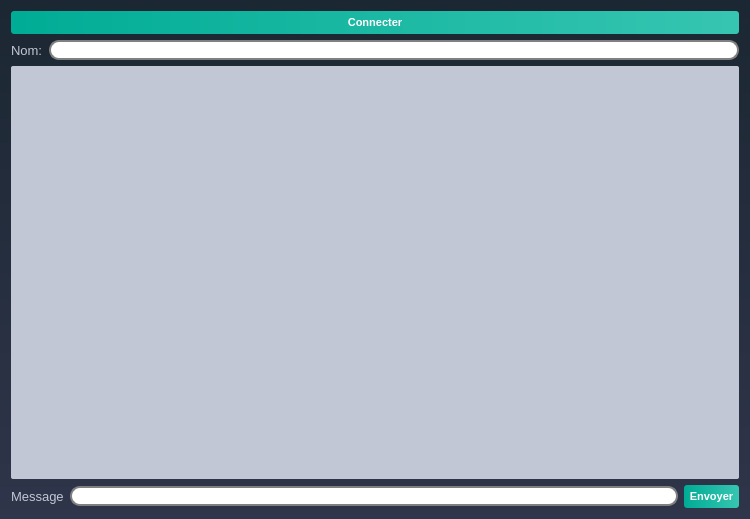
<?xml version="1.0" encoding="UTF-8"?>
<ui version="4.0">
 <class>Widget</class>
 <widget class="QWidget" name="Widget">
  <property name="geometry">
   <rect>
    <x>0</x>
    <y>0</y>
    <width>750</width>
    <height>519</height>
   </rect>
  </property>
  <property name="windowTitle">
   <string>Widget</string>
  </property>
  <property name="styleSheet">
   <string notr="true">/*-----QWidget-----*/

QWidget

{

	background-color: qlineargradient(spread:repeat, x1:1, y1:0, x2:1, y2:1, stop:0 rgba(27, 39, 50, 255),stop:1 rgba(47, 53, 74, 255));

	color: #000000;



}





/*-----QLabel-----*/

QLabel

{

	background-color: transparent;

	color: #c2c7d5;

	font-size: 13px;



}





/*-----QPushButton-----*/

QPushButton

{

	background-color: qlineargradient(spread:pad, x1:0, y1:0.511, x2:1, y2:0.511, stop:0 rgba(0, 172, 149, 255),stop:0.995192 rgba(54, 197, 177, 255));

	color: #fff;

	font-size: 11px;

	font-weight: bold;

	border: none;

	border-radius: 3px;

	padding: 5px;



}





QPushButton::pressed

{

	background-color: qlineargradient(spread:pad, x1:0, y1:0.511, x2:1, y2:0.511, stop:0 rgba(0, 207, 179, 255),stop:1 rgba(70, 255, 230, 255));



}





/*-----QCheckBox-----*/

QCheckBox

{

	background-color: transparent;

	color: #fff;

	font-size: 10px;

	font-weight: bold;

	border: none;

	border-radius: 5px;



}





/*-----QCheckBox-----*/

QCheckBox::indicator

{

    color: #b1b1b1;

    background-color: #323232;

    border: 1px solid darkgray;

    width: 12px;

    height: 12px;



}





QCheckBox::indicator:checked

{

    image:url(&quot;./ressources/check.png&quot;);

	background-color: qlineargradient(spread:pad, x1:0, y1:0.511, x2:1, y2:0.511, stop:0 rgba(0, 172, 149, 255),stop:0.995192 rgba(54, 197, 177, 255));;

    border: 1px solid #607cff;



}





QCheckBox::indicator:unchecked:hover

{

    border: 1px solid #08b099;



}





QCheckBox::disabled

{

	color: #656565;



}





QCheckBox::indicator:disabled

{

	background-color: #656565;

	color: #656565;

    border: 1px solid #656565;



}





/*-----QLineEdit-----*/

QLineEdit

{

	background-color: #c2c7d5;

	color: #000;

	font-weight: bold;

	border: none;

	border-radius: 2px;

	padding: 3px;



}







/*-----QListView-----*/

QListView

{

	background-color: qlineargradient(spread:pad, x1:1, y1:0, x2:1, y2:1, stop:0 rgba(50, 61, 80, 255),stop:1 rgba(44, 49, 69, 255));

	color: #fff;

	font-size: 12px;

	font-weight: bold;

	border: 1px solid #191919;

	show-decoration-selected: 0;



}





QListView::item

{

	color: #31cecb;

	background-color: #454e5e;

	border: none;

	padding: 5px;

	border-radius: 0px;

	padding-left : 10px;

	height: 42px;



}



QListView::item:selected

{

	color: #31cecb;

	background-color: #454e5e;



}





QListView::item:!selected

{

	color:white;

	background-color: transparent;

	border: none;

	padding-left : 10px;



}





QListView::item:!selected:hover

{

	color: #bbbcba;

	background-color: #454e5e;

	border: none;

	padding-left : 10px;



}





/*-----QTreeView-----*/

QTreeView 

{

	background-color: #232939;

	show-decoration-selected: 0;

	color: #c2c8d7;



}





QTreeView::item 

{

	border-top-color: transparent;

	border-bottom-color: transparent;



}





QTreeView::item:hover 

{

	background-color: #606060;

	color: #fff;



}





QTreeView::item:selected 

{

	background-color: #0ab19a;

	color: #fff;



}





QTreeView::item:selected:active

{

	background-color: #0ab19a;

	color: #fff;



}





QTreeView::branch:has-children:!has-siblings:closed,

QTreeView::branch:closed:has-children:has-siblings 

{

	image: url(://tree-closed.png);



}



QTreeView::branch:open:has-children:!has-siblings,

QTreeView::branch:open:has-children:has-siblings  

{

	image: url(://tree-open.png);



}





/*-----QTableView &amp; QTableWidget-----*/

QTableView

{

    background-color: #232939;

	border: 1px solid gray;

    color: #f0f0f0;

    gridline-color: #232939;

    outline : 0;



}





QTableView::disabled

{

    background-color: #242526;

    border: 1px solid #32414B;

    color: #656565;

    gridline-color: #656565;

    outline : 0;



}





QTableView::item:hover 

{

    background-color: #606060;

    color: #f0f0f0;



}





QTableView::item:selected 

{

	background-color: #0ab19a;

    color: #F0F0F0;



}





QTableView::item:selected:disabled

{

    background-color: #1a1b1c;

    border: 2px solid #525251;

    color: #656565;



}





QTableCornerButton::section

{

	background-color: #343a49;

    color: #fff;



}





QHeaderView::section

{

	color: #fff;

	border-top: 0px;

	border-bottom: 1px solid gray;

	border-right: 1px solid gray;

	background-color: #343a49;

    margin-top:1px;

	margin-bottom:1px;

	padding: 5px;



}





QHeaderView::section:disabled

{

    background-color: #525251;

    color: #656565;



}





QHeaderView::section:checked

{

    color: #fff;

    background-color: #0ab19a;



}





QHeaderView::section:checked:disabled

{

    color: #656565;

    background-color: #525251;



}





QHeaderView::section::vertical::first,

QHeaderView::section::vertical::only-one

{

    border-top: 1px solid #353635;



}





QHeaderView::section::vertical

{

    border-top: 1px solid #353635;



}





QHeaderView::section::horizontal::first,

QHeaderView::section::horizontal::only-one

{

    border-left: 1px solid #353635;



}





QHeaderView::section::horizontal

{

    border-left: 1px solid #353635;



}





/*-----QScrollBar-----*/

QScrollBar:horizontal 

{

    background-color: transparent;

    height: 8px;

    margin: 0px;

    padding: 0px;



}





QScrollBar::handle:horizontal 

{

    border: none;

	min-width: 100px;

    background-color: #56576c;



}





QScrollBar::add-line:horizontal, 

QScrollBar::sub-line:horizontal,

QScrollBar::add-page:horizontal, 

QScrollBar::sub-page:horizontal 

{

    width: 0px;

    background-color: transparent;



}





QScrollBar:vertical 

{

    background-color: transparent;

    width: 8px;

    margin: 0;



}





QScrollBar::handle:vertical 

{

    border: none;

	min-height: 100px;

    background-color: #56576c;



}





QScrollBar::add-line:vertical, 

QScrollBar::sub-line:vertical,

QScrollBar::add-page:vertical, 

QScrollBar::sub-page:vertical 

{

    height: 0px;

    background-color: transparent;



}

QGroupBox  {

    border: 1px solid gray;

    border-color: qlineargradient(spread:pad, x1:0, y1:0.511, x2:1, y2:0.511, stop:0 rgba(0, 172, 149, 255),stop:0.995192 rgba(54, 197, 177, 255));;

    margin-top: 27px;

    font-size: 14px;

    border-radius: 15px;

}



QGroupBox::title  {

    subcontrol-origin: margin;

    subcontrol-position: top center;

    padding: 5px 8000px 5px 8000px;

    background-color: qlineargradient(spread:pad, x1:0, y1:0.511, x2:1, y2:0.511, stop:0 rgba(0, 172, 149, 255),stop:0.995192 rgba(54, 197, 177, 255));;

    color: rgb(255, 255, 255);

}

QLineEdit {

    border: 2px solid gray;

    border-radius: 10px;

    padding: 0 8px;

    background: white;

    selection-background-color: darkgray;

}

QComboBox {

    border: 2px solid grey;

    border-radius: 10px;

    padding: 0 8px;

    min-width: 6em;

}



QComboBox:editable {

    background: white;

}



QComboBox:!editable, QComboBox::drop-down:editable {

     background: white;

}



/* QComboBox gets the &quot;on&quot; state when the popup is open */

QComboBox:!editable:on, QComboBox::drop-down:editable:on {

    background: qlineargradient(x1: 0, y1: 0, x2: 0, y2: 1,

                                stop: 0 #D3D3D3, stop: 0.4 #D8D8D8,

                                stop: 0.5 #DDDDDD, stop: 1.0 #E1E1E1);

}



QComboBox:on { /* shift the text when the popup opens */

    padding-top: 3px;

    padding-left: 4px;

}



QComboBox::drop-down {

    subcontrol-origin: padding;

    subcontrol-position: top right;

    width: 15px;



    border-left-width: 1px;

    border-left-color: darkgray;

    border-left-style: solid; /* just a single line */

    border-top-right-radius: 10px; /* same radius as the QComboBox */

    border-bottom-right-radius: 10px;

}



QComboBox::down-arrow {

    image: url(/usr/share/icons/crystalsvg/16x16/actions/1downarrow.png);

}



QComboBox::down-arrow:on { /* shift the arrow when popup is open */

    top: 1px;

    left: 1px;

}

QComboBox QAbstractItemView {

    border: 2px solid gray;

    selection-background-color: lightgray;

}

QTabWidget::pane { /* The tab widget frame */

    border-top: 2px solid #C2C7CB;

}



QTabWidget::tab-bar {

    left: 5px; /* move to the right by 5px */

}



/* Style the tab using the tab sub-control. Note that

    it reads QTabBar _not_ QTabWidget */

QTabBar::tab {

    background: qlineargradient(x1: 0, y1: 0, x2: 0, y2: 1,

                                stop: 0 #E1E1E1, stop: 0.4 #DDDDDD,

                                stop: 0.5 #D8D8D8, stop: 1.0 #D3D3D3);

    border: 2px solid qlineargradient(spread:pad, x1:0, y1:0.511, x2:1, y2:0.511, stop:0 rgba(0, 172, 149, 255),stop:0.995192 rgba(54, 197, 177, 255));;

    border-bottom-color: #C2C7CB; /* same as the pane color */

    border-top-left-radius: 4px;

    border-top-right-radius: 4px;

    min-width: 8ex;

    padding: 2px;

}



QTabBar::tab:selected, QTabBar::tab:hover {

    background: qlineargradient(spread:pad, x1:0, y1:0.511, x2:1, y2:0.511, stop:0 rgba(0, 172, 149, 255),stop:0.995192 rgba(54, 197, 177, 255));

}



QTabBar::tab:selected {

    border-color:qlineargradient(spread:pad, x1:0, y1:0.511, x2:1, y2:0.511, stop:0 rgba(0, 172, 149, 255),stop:0.995192 rgba(54, 197, 177, 255));

    border-bottom-color: #C2C7CB; /* same as pane color */

}



QTabBar::tab:!selected {

    margin-top: 2px; /* make non-selected tabs look smaller */

}



/* make use of negative margins for overlapping tabs */

QTabBar::tab:selected {

    /* expand/overlap to the left and right by 4px */

    margin-left: -4px;

    margin-right: -4px;

}



QTabBar::tab:first:selected {

    margin-left: 0; /* the first selected tab has nothing to overlap with on the left */

}



QTabBar::tab:last:selected {

    margin-right: 0; /* the last selected tab has nothing to overlap with on the right */

}



QTabBar::tab:only-one {

    margin: 0; /* if there is only one tab, we don't want overlapping margins */

}

QRadioButton{



	color:white;

	font:solid;

}

QDateEdit

{

    background-color: white;

	border: 2px solid grey;

    border-radius: 10px;

    padding: 0 8px;

    spacing: 5px; 

    min-width: 6em;

}





QDateEdit::drop-down {

    image: url(:/new/myapp/cbarrowdn.png);

    width:50px;

    height:15px;

    subcontrol-position: right top;

    subcontrol-origin:margin;

    background-color: white;

   	border: 2px solid grey;

    border-radius: 10px;

    padding: 0 8px;

    spacing: 5px; 

    min-width: 6em;

   spacing: 5px; 

}
QTextEdit
{
     background-color: #c2c7d5;
    color: #000;
    font-size: 20px;
    font-weight: normal;
    border: none;
    border-radius: 2px;
    padding: 5px;
}

</string>
  </property>
  <layout class="QVBoxLayout" name="verticalLayout">
   <item>
    <widget class="QPushButton" name="connecter">
     <property name="text">
      <string>Connecter</string>
     </property>
    </widget>
   </item>
   <item>
    <layout class="QHBoxLayout" name="horizontalLayout_2">
     <item>
      <widget class="QLabel" name="label">
       <property name="text">
        <string>Nom:</string>
       </property>
      </widget>
     </item>
     <item>
      <widget class="QLineEdit" name="username"/>
     </item>
    </layout>
   </item>
   <item>
    <widget class="QTextEdit" name="textEdit"/>
   </item>
   <item>
    <layout class="QHBoxLayout" name="horizontalLayout">
     <item>
      <widget class="QLabel" name="label_2">
       <property name="text">
        <string>Message</string>
       </property>
      </widget>
     </item>
     <item>
      <widget class="QLineEdit" name="message"/>
     </item>
     <item>
      <widget class="QPushButton" name="envoyer">
       <property name="text">
        <string>Envoyer</string>
       </property>
      </widget>
     </item>
    </layout>
   </item>
  </layout>
 </widget>
 <resources/>
 <connections/>
</ui>
